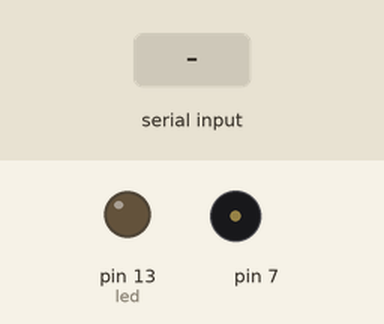
Recording of a sketch running on a simulated Arduino Uno, built with avr-gcc and run on an emulated ATmega328P. On the bench: output pins drawn as LEDs (lit = HIGH), buzzer (waves = sounding). The test bench sets the inputs (shaded band). What the sketch prints to the serial monitor is not drawn.

Above: at 1.2 s.
1.3 s: "3" received over Serial
At 1.75 s:
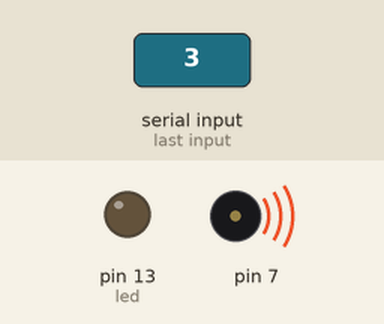
4.3 s: "1" received over Serial
At 5.2 s:
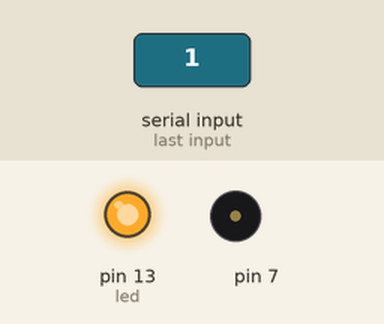
5.8 s: "4" received over Serial
At 6.2 s:
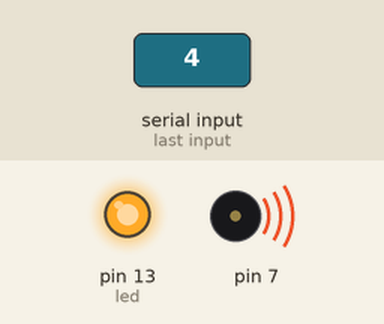
8.8 s: "0" received over Serial
At 9.8 s:
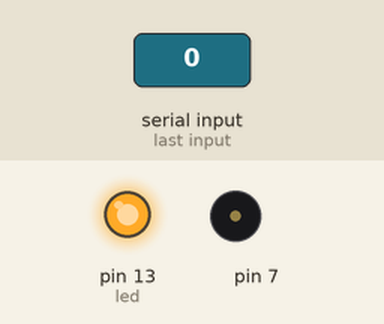
Timing chart, 0 to 11.3 s (numbered marks = the images above; inputs shaded):
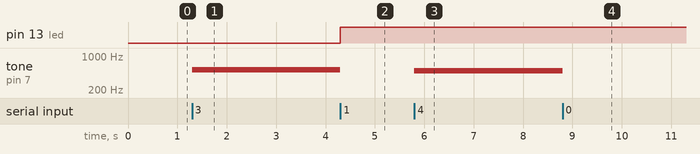

The sketch:

serial_1.ino
```cpp
int led = 13;
int state;
int flag=0;
int stateStop=0;
void setup() {
  // initialize the digital pin as an output.
  pinMode(led, OUTPUT);
  Serial.begin(9600);
}

void loop() {
  if(Serial.available() > 0){
      state = Serial.read();
      flag=0;
    }


 if (state == '1') {
       digitalWrite(led, HIGH);
        if(flag == 0){
          Serial.println("Light On");
          Serial.println(state);
          Serial.write(state);
          flag=1;
        }
    }
    else if (state == '2') {
       digitalWrite(led, LOW);
        if(flag == 0){
          Serial.println("Light Off!");
           Serial.println(state);
           Serial.write(state);
          flag=1;
        }
    }
     else if (state == '3') {
        tone(7, 523, 300);
        delay(300);
        noTone(11);
        if(flag == 0){
          Serial.println("Tone 1");
           Serial.println(state);
           Serial.write(state);
          flag=1;
        }
    }
     else if (state == '4') {
       tone(7, 494, 500);
        delay(500);
        if(flag == 0){
          Serial.println("Tone 2");
           Serial.println(state);
           Serial.write(state);
          flag=1;
        }
    }
}
```

Measured:
- after the input at 1.3 s, tone on pin 7: silent → 523 Hz at once
- after the input at 4.3 s, pin 13 (led): LOW → HIGH at once; tone on pin 7: 523 Hz → silent at once
- after the input at 5.8 s, tone on pin 7: silent → 494 Hz at once
- after the input at 8.8 s, tone on pin 7: 494 Hz → silent at once
